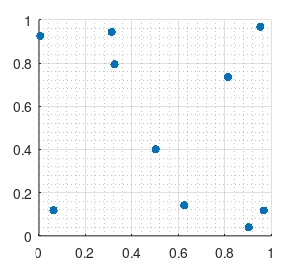

MATLAB code to generate this figure:
%% Matlab Graph Generate EPS postscript figures in matlab
% *back to* <https://fanwangecon.github.io *Fan*>*'s* <https://fanwangecon.github.io/Math4Econ/ 
% *Intro Math for Econ*>*,*  <https://fanwangecon.github.io/M4Econ/ *Matlab Examples*>*, 
% or* <https://fanwangecon.github.io/CodeDynaAsset/ *Dynamic Asset*> *Repositories*
%% Properly Save EPS with Scatter and Other Graphing Methods: Renderer = Painters
% scatter plot saving as eps seems to only work when Renderer is set to Painters

fl_fig_wdt = 3;
fl_fig_hgt = 2.65;

figure('PaperPosition', [0 0 fl_fig_wdt fl_fig_hgt], 'Renderer', 'Painters');
x = rand([10,1]);
y = rand([10,1]);
scatter(x, y, 'filled');
grid on;
grid minor;

st_img_path = 'C:/Users/fan/M4Econ/graph/export/_img/';
st_file_name = 'fs_eps_scatter_test';

% eps figure save with tiff preview
print(strcat(st_img_path, st_file_name), '-depsc', '-tiff');